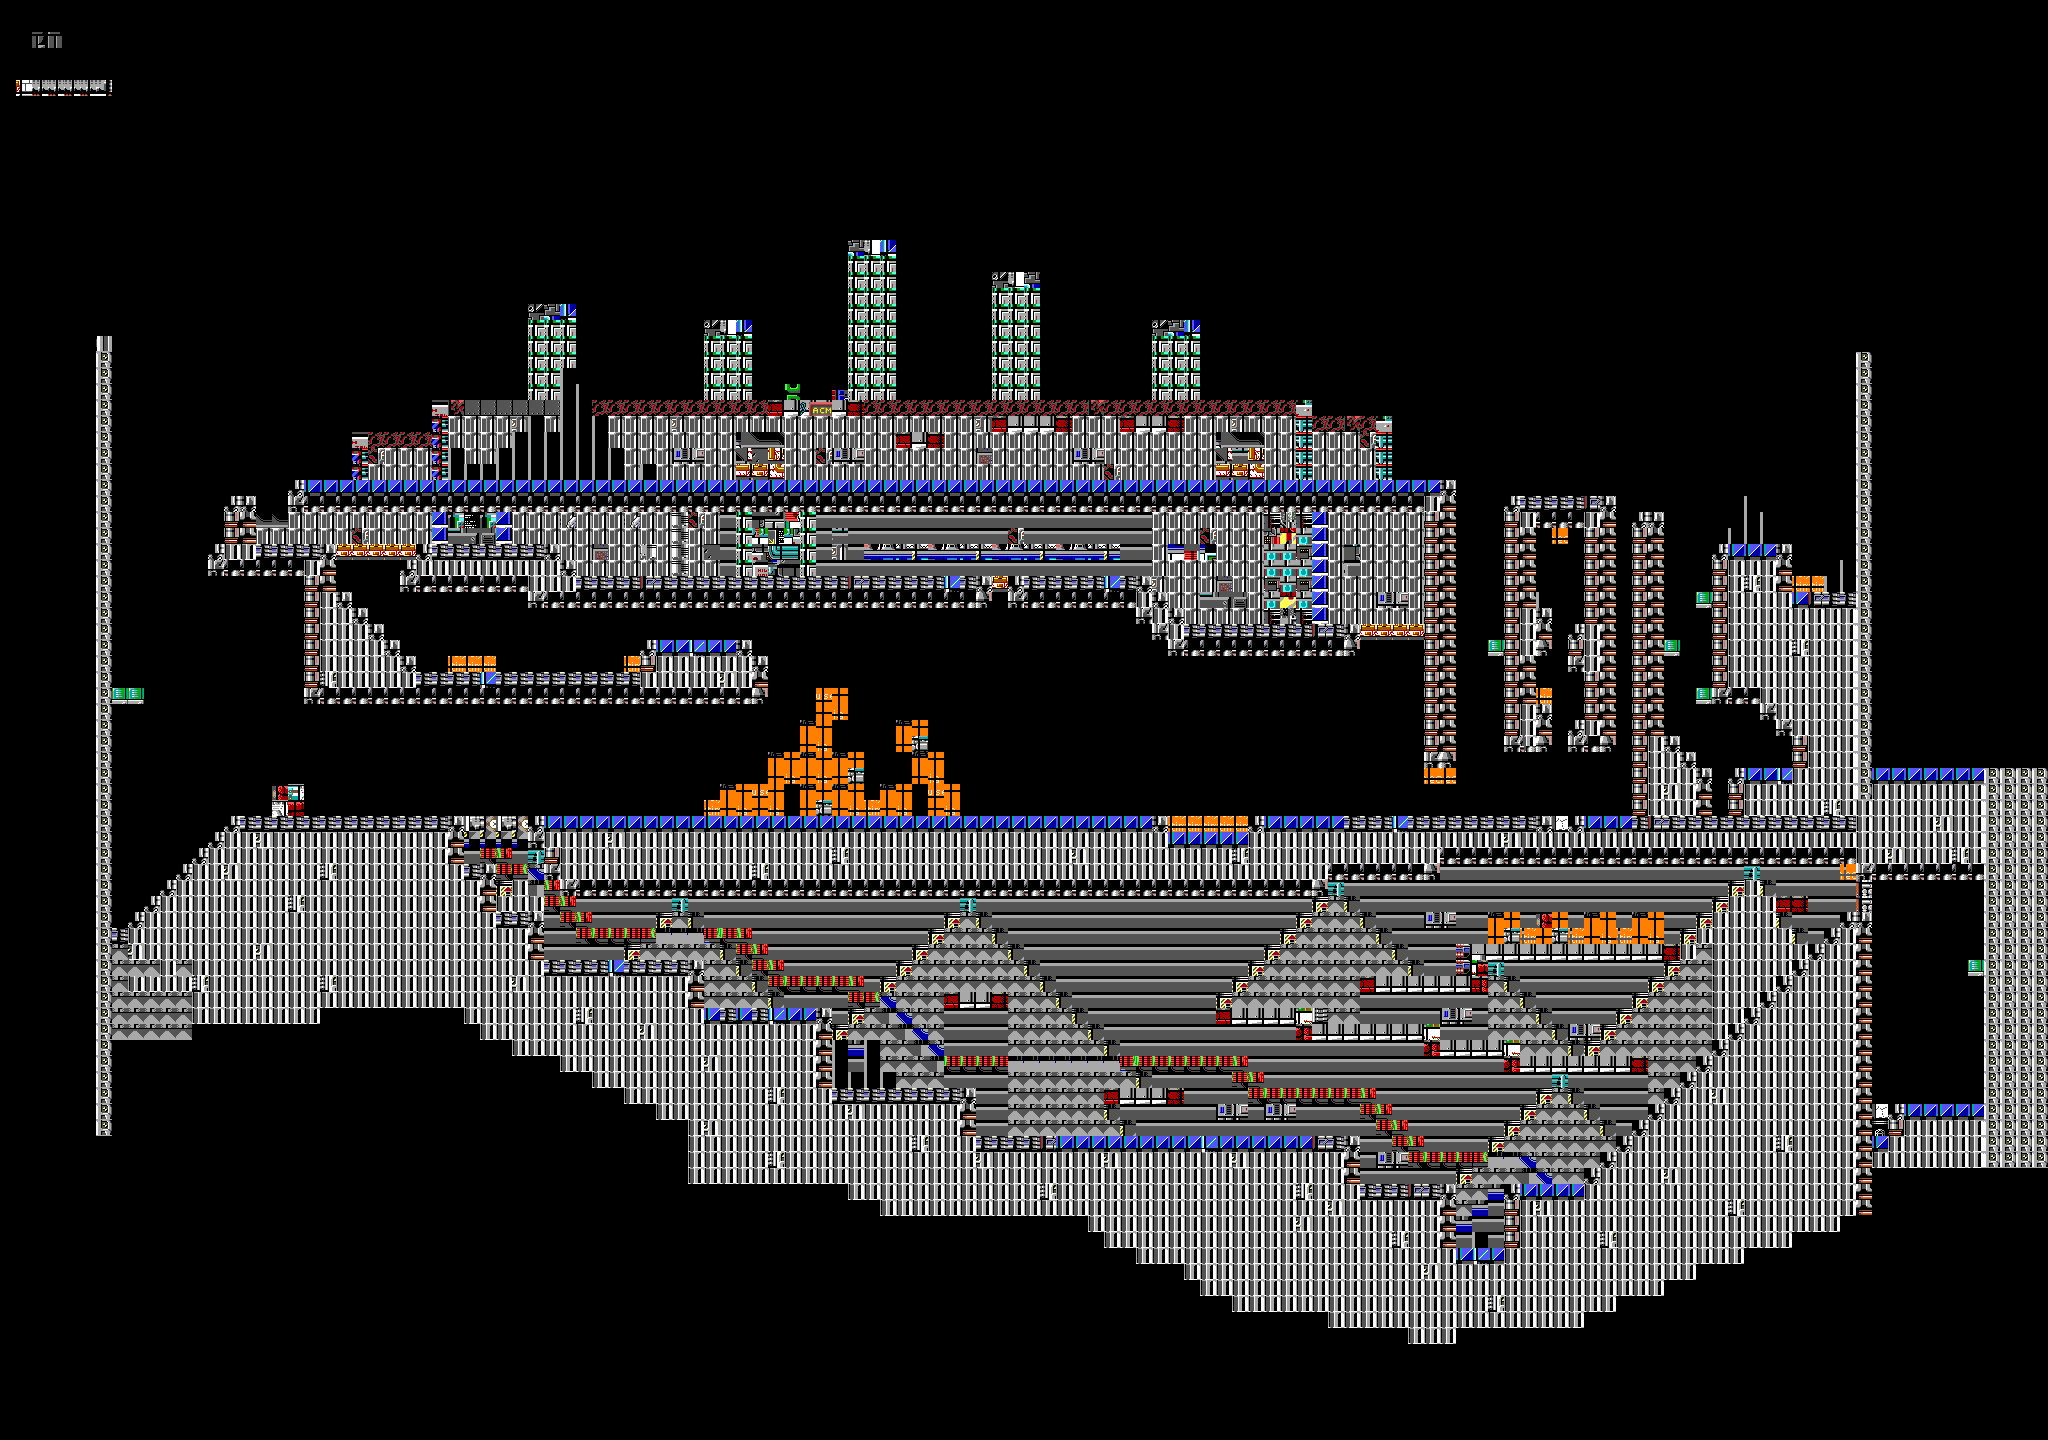

Below is a game level as drawn by its tile map, then a one-line description and the .tmx that defines it (tile-layer data replaced by summaries):
An orthogonal 128x90 tile map with 16x16 px tiles, 10 tile layers (decoration, doors, cams, directGifts, ...), 2 tilesets.

<map version="1.0" tiledversion="1.0.3" orientation="orthogonal" renderorder="right-down" width="128" height="90" tilewidth="16" tileheight="16" nextobjectid="1">
 <tileset firstgid="1" name="DN1MapTiles" tilewidth="16" tileheight="16" tilecount="496" columns="31">
  <image source="../sprites/Tiles.png" width="496" height="256" />
 </tileset>
 <tileset firstgid="497" name="Gifts" tilewidth="16" tileheight="16" tilecount="1024" columns="32">
  <image source="../sprites/Gifts.png" width="512" height="512" />
 </tileset>
 <layer name="decoration" width="128" height="90">
  <data>[11520 cells, 3169 non-empty, 88 distinct tile ids]</data>
 </layer>
 <layer name="doors" width="128" height="90">
  <data>[11520 cells, 5 non-empty, 2 distinct tile ids]</data>
 </layer>
 <layer name="cams" width="128" height="90">
  <data>[11520 cells, 2 non-empty, 1 distinct tile ids]</data>
 </layer>
 <layer name="directGifts" width="128" height="90">
  <data>[11520 cells, 1 non-empty, 1 distinct tile ids]</data>
 </layer>
 <layer name="indirectGifts" width="128" height="90">
  <data>[11520 cells, 1 non-empty, 1 distinct tile ids]</data>
 </layer>
 <layer name="solid" width="128" height="90">
  <data>[11520 cells, 1109 non-empty, 42 distinct tile ids]</data>
 </layer>
 <layer name="painful" width="128" height="90">
  <data>[11520 cells, 21 non-empty, 2 distinct tile ids]</data>
 </layer>
 <layer name="destroyable" width="128" height="90">
  <data>[11520 cells, 2 non-empty, 1 distinct tile ids]</data>
 </layer>
 <layer name="traps" width="128" height="90">
  <data>[11520 cells, 4 non-empty, 2 distinct tile ids]</data>
 </layer>
 <layer name="fallers" width="128" height="90">
  <data>[11520 cells, 2 non-empty, 2 distinct tile ids]</data>
 </layer>
</map>